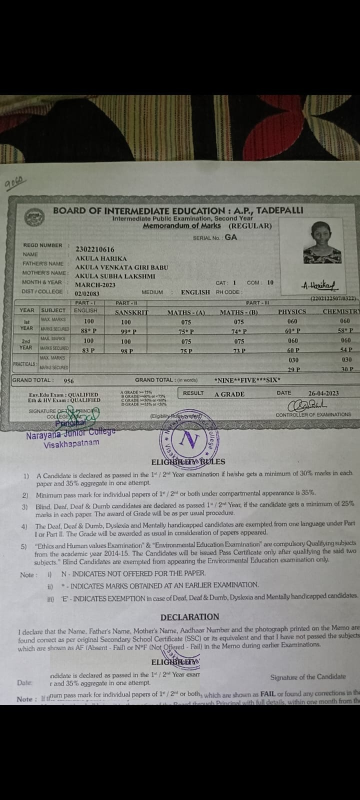
#> input picture forensics_module/fake_edited.jpg, 720 x 1600 px (shown at 1/2 size)
$ python test_copy_move.py
#> lines starting #> are read from the running program, lines starting #| are printed output that depends on the picture
#> further down, image is the input picture: shape (1600, 720, 3); mean B, G, R 101.1, 104.7, 104.9
### forensics_module/copy_move.py
import cv2
import numpy as np
from collections import Counter

def detect_copy_move(image, min_matches=15, distance_threshold=40, min_cluster_size=25):
    """
    Finds keypoints and matches the image against itself. Real copy-move forgery
    moves an entire patch by one consistent offset — so instead of just counting
    matches, we check whether many of them share the SAME displacement vector.
    Random repetitive textures (table lines, repeated letters) match in scattered
    directions with no consistent offset, and get filtered out here.
    """
#> called with min_matches = 15, distance_threshold = 40, min_cluster_size = 25
    gray = cv2.cvtColor(image, cv2.COLOR_BGR2GRAY)
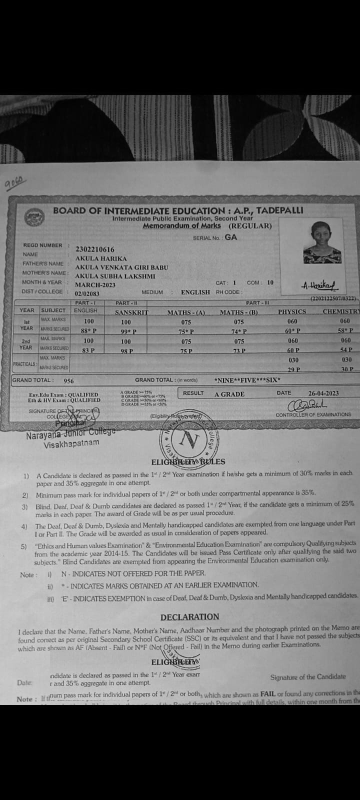
#> gray: shape (1600, 720) (shown at 1/2 size); min 0, max 232, mean 104.4
    orb = cv2.ORB_create(nfeatures=2000)
    keypoints, descriptors = orb.detectAndCompute(gray, None)
#> keypoints = 2000 keypoints; strongest (x, y, size): (456, 787, 31), (333, 1326, 31), (333, 926, 31), (350, 1325, 31)

    if descriptors is None or len(keypoints) < 10:
        return {"copy_move_detected": False, "match_count": 0}

    bf = cv2.BFMatcher(cv2.NORM_HAMMING)
    matches = bf.knnMatch(descriptors, descriptors, k=3)
#> matches = 2000 matches

    offsets = []
    for match_group in matches:
        for m in match_group[1:]:
            if m.distance < 40:
                pt1 = np.array(keypoints[m.queryIdx].pt)
                pt2 = np.array(keypoints[m.trainIdx].pt)
                spatial_distance = np.linalg.norm(pt1 - pt2)
                if spatial_distance > distance_threshold:
                    # Round the offset so near-identical shifts land in the same bucket
                    dx, dy = pt2 - pt1
                    offsets.append((round(dx / 5) * 5, round(dy / 5) * 5))
#> after the loop, offsets = 156 pairs, first value -435 to 435, second value -405 to 650

    if not offsets:
        return {"copy_move_detected": False, "match_count": 0}

    # Find the most common offset — a real copy-paste shows up as one dominant cluster
    offset_counts = Counter(offsets)
#> offset_counts = 53 items
    most_common_offset, cluster_size = offset_counts.most_common(1)[0]
#> most_common_offset = (0, -400); cluster_size = 41

    return {
        "copy_move_detected": bool(cluster_size >= min_cluster_size),
        "match_count": len(offsets),
        "largest_consistent_cluster": cluster_size,
        "dominant_offset": most_common_offset,
    }

### forensics_module/test_copy_move.py
import cv2
from copy_move import detect_copy_move

image_path = "fake_edited.jpg"
image = cv2.imread(image_path)

print(detect_copy_move(image))
#| {'copy_move_detected': True, 'match_count': 156, 'largest_consistent_cluster': 41, 'dominant_offset': (0, -400)}
